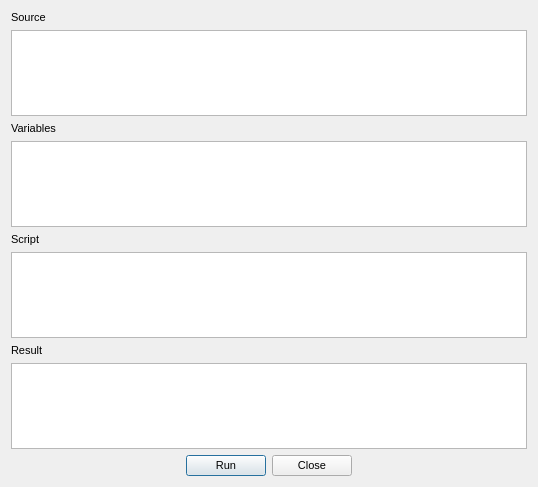
<?xml version="1.0" encoding="UTF-8"?>
<ui version="4.0">
 <class>MacroEditorScriptRunnerDlg</class>
 <widget class="QDialog" name="MacroEditorScriptRunnerDlg">
  <property name="geometry">
   <rect>
    <x>0</x>
    <y>0</y>
    <width>538</width>
    <height>487</height>
   </rect>
  </property>
  <property name="font">
   <font>
    <pointsize>8</pointsize>
   </font>
  </property>
  <property name="windowTitle">
   <string>Script runner</string>
  </property>
  <property name="windowIcon">
   <iconset>
    <normaloff>:/img/test/active_script.png</normaloff>:/img/test/active_script.png</iconset>
  </property>
  <layout class="QVBoxLayout" name="verticalLayout">
   <item>
    <widget class="QLabel" name="lblSourse">
     <property name="text">
      <string>Source</string>
     </property>
    </widget>
   </item>
   <item>
    <widget class="QPlainTextEdit" name="editSource"/>
   </item>
   <item>
    <widget class="QLabel" name="lblVariables">
     <property name="text">
      <string>Variables</string>
     </property>
    </widget>
   </item>
   <item>
    <widget class="QTableWidget" name="tableVariables"/>
   </item>
   <item>
    <widget class="QLabel" name="lblScript">
     <property name="text">
      <string>Script</string>
     </property>
    </widget>
   </item>
   <item>
    <widget class="QPlainTextEdit" name="editScript"/>
   </item>
   <item>
    <widget class="QLabel" name="lblResult">
     <property name="text">
      <string>Result</string>
     </property>
    </widget>
   </item>
   <item>
    <widget class="QPlainTextEdit" name="editResult"/>
   </item>
   <item>
    <layout class="QHBoxLayout" name="loButtons">
     <item>
      <spacer name="spacerLeft">
       <property name="orientation">
        <enum>Qt::Horizontal</enum>
       </property>
       <property name="sizeHint" stdset="0">
        <size>
         <width>40</width>
         <height>20</height>
        </size>
       </property>
      </spacer>
     </item>
     <item>
      <widget class="QPushButton" name="btnRun">
       <property name="text">
        <string>Run</string>
       </property>
      </widget>
     </item>
     <item>
      <widget class="QPushButton" name="btnClose">
       <property name="text">
        <string>Close</string>
       </property>
      </widget>
     </item>
     <item>
      <spacer name="spacerRight">
       <property name="orientation">
        <enum>Qt::Horizontal</enum>
       </property>
       <property name="sizeHint" stdset="0">
        <size>
         <width>40</width>
         <height>20</height>
        </size>
       </property>
      </spacer>
     </item>
    </layout>
   </item>
  </layout>
 </widget>
 <resources/>
 <connections>
  <connection>
   <sender>btnClose</sender>
   <signal>clicked()</signal>
   <receiver>MacroEditorScriptRunnerDlg</receiver>
   <slot>reject()</slot>
   <hints>
    <hint type="sourcelabel">
     <x>315</x>
     <y>451</y>
    </hint>
    <hint type="destinationlabel">
     <x>391</x>
     <y>453</y>
    </hint>
   </hints>
  </connection>
 </connections>
</ui>
